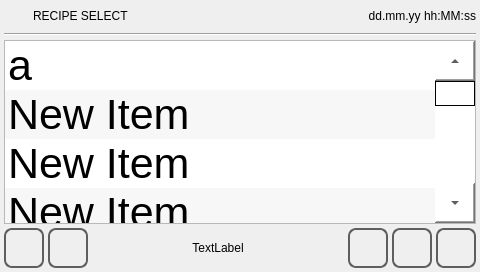
<?xml version="1.0" encoding="UTF-8"?>
<ui version="4.0">
 <class>recipe_select</class>
 <widget class="QWidget" name="recipe_select">
  <property name="geometry">
   <rect>
    <x>0</x>
    <y>0</y>
    <width>480</width><height>272</height>
   </rect>
  </property>
  <property name="minimumSize">
   <size>
    <width>0</width>
    <height>0</height>
   </size>
  </property>
  <property name="maximumSize">
   <size>
    <width>16777215</width>
    <height>16777215</height>
   </size>
  </property>
  <property name="windowTitle">
   <string>recipe_select</string>
  </property>
  <property name="styleSheet">
   <string notr="true">QPushButton
{
	font: 20pt &quot;Ubuntu&quot;;
}</string>
  </property>
  <layout class="QVBoxLayout" name="verticalLayout">
   <property name="spacing">
    <number>4</number>
   </property>
   <property name="margin">
    <number>4</number>
   </property>
   <item>
    <layout class="QHBoxLayout" name="horizontalLayout">
     <property name="sizeConstraint">
      <enum>QLayout::SetMinimumSize</enum>
     </property>
     <item>
      <widget class="QLabel" name="labelIcon">
       <property name="minimumSize">
        <size>
         <width>25</width>
         <height>25</height>
        </size>
       </property>
       <property name="maximumSize">
        <size>
         <width>25</width>
         <height>25</height>
        </size>
       </property>
       <property name="focusPolicy">
        <enum>Qt::NoFocus</enum>
       </property>
       <property name="styleSheet">
        <string notr="true">border-image: url(:/systemicons/img/Script.png);</string>
       </property>
       <property name="text">
        <string/>
       </property>
      </widget>
     </item>
     <item>
      <widget class="QLabel" name="labelTitle">
       <property name="sizePolicy">
        <sizepolicy hsizetype="Preferred" vsizetype="Fixed">
         <horstretch>0</horstretch>
         <verstretch>0</verstretch>
        </sizepolicy>
       </property>
       <property name="focusPolicy">
        <enum>Qt::NoFocus</enum>
       </property>
       <property name="text">
        <string>RECIPE SELECT</string>
       </property>
      </widget>
     </item>
     <item>
      <widget class="QLabel" name="labelUserName">
       <property name="text">
        <string/>
       </property>
      </widget>
     </item>
     <item>
      <widget class="QLabel" name="labelDataOra">
       <property name="sizePolicy">
        <sizepolicy hsizetype="Preferred" vsizetype="Fixed">
         <horstretch>0</horstretch>
         <verstretch>0</verstretch>
        </sizepolicy>
       </property>
       <property name="focusPolicy">
        <enum>Qt::NoFocus</enum>
       </property>
       <property name="text">
        <string>dd.mm.yy hh:MM:ss</string>
       </property>
       <property name="alignment">
        <set>Qt::AlignRight|Qt::AlignTrailing|Qt::AlignVCenter</set>
       </property>
      </widget>
     </item>
    </layout>
   </item>
   <item>
    <widget class="Line" name="line">
     <property name="focusPolicy">
      <enum>Qt::NoFocus</enum>
     </property>
     <property name="orientation">
      <enum>Qt::Horizontal</enum>
     </property>
    </widget>
   </item>
   <item>
    <widget class="QListWidget" name="listWidget">
     <property name="font">
      <font>
       <family>Ubuntu</family>
       <pointsize>32</pointsize>
       <weight>50</weight>
       <italic>false</italic>
       <bold>false</bold>
      </font>
     </property>
     <property name="focusPolicy">
      <enum>Qt::NoFocus</enum>
     </property>
     <property name="styleSheet">
      <string notr="true">QListWidget
{
	font: 32pt &quot;Ubuntu&quot;;
}
QScrollBar:vertical
{
        border-top: 40px solid #999999;
        border-bottom: 40px solid #999999;
        background:white;
        width:40px;    
        margin: 0px 0px 0px 0px;
}
QScrollBar::handle:vertical 
{
        border: 1px solid black;
	    background: rgb(255, 255, 255);
        min-height: 10px;
}
QScrollBar::add-line:vertical
{
        height: 40px;
	    background: rgb(255, 255, 255);
        subcontrol-position: bottom;
        subcontrol-origin: margin;
	image: url(:/systemicons/img/Down.png);
}
QScrollBar::sub-line:vertical 
{
       height: 40px;
	    background: rgb(255, 255, 255);
        subcontrol-position: top;
	    subcontrol-origin: margin;
	image: url(:/systemicons/img/Up.png);
}</string>
     </property>
     <property name="verticalScrollBarPolicy">
      <enum>Qt::ScrollBarAlwaysOn</enum>
     </property>
     <property name="alternatingRowColors">
      <bool>true</bool>
     </property>
     <item>
      <property name="text">
       <string>a</string>
      </property>
     </item>
     <item>
      <property name="text">
       <string>New Item</string>
      </property>
     </item>
     <item>
      <property name="text">
       <string>New Item</string>
      </property>
     </item>
     <item>
      <property name="text">
       <string>New Item</string>
      </property>
     </item>
     <item>
      <property name="text">
       <string>New Item</string>
      </property>
     </item>
     <item>
      <property name="text">
       <string>New Item</string>
      </property>
     </item>
     <item>
      <property name="text">
       <string>New Item</string>
      </property>
     </item>
     <item>
      <property name="text">
       <string>New Item</string>
      </property>
     </item>
     <item>
      <property name="text">
       <string>New Item</string>
      </property>
     </item>
     <item>
      <property name="text">
       <string>New Item</string>
      </property>
     </item>
     <item>
      <property name="text">
       <string>New Item</string>
      </property>
     </item>
     <item>
      <property name="text">
       <string>z</string>
      </property>
     </item>
    </widget>
   </item>
   <item>
    <layout class="QHBoxLayout" name="horizontalLayout_2">
     <item>
      <widget class="QPushButton" name="pushButtonHome">
       <property name="sizePolicy">
        <sizepolicy hsizetype="Minimum" vsizetype="Fixed">
         <horstretch>60</horstretch>
         <verstretch>60</verstretch>
        </sizepolicy>
       </property>
       <property name="minimumSize">
        <size>
         <width>40</width>
         <height>40</height>
        </size>
       </property>
       <property name="maximumSize">
        <size>
         <width>40</width>
         <height>40</height>
        </size>
       </property>
       <property name="focusPolicy">
        <enum>Qt::NoFocus</enum>
       </property>
       <property name="styleSheet">
        <string notr="true">QPushButton
{
border: 2px solid  rgb(94, 94, 94);
border-radius: 8px;
qproperty-icon: url(:/systemicons/img/Home.png);
qproperty-iconSize: 24px 24px;
qproperty-focusPolicy: NoFocus;
}
QPushButton:pressed
{
border: 2px solid  rgb(194, 194, 194);
background-color:  rgb(255, 255, 127);
}
QPushButton:disabled
{
border: 2px solid  rgb(194, 194, 194);
}
</string>
       </property>
       <property name="text">
        <string/>
       </property>
      </widget>
     </item>
     <item>
      <widget class="QPushButton" name="pushButtonBack">
       <property name="sizePolicy">
        <sizepolicy hsizetype="Minimum" vsizetype="Fixed">
         <horstretch>60</horstretch>
         <verstretch>60</verstretch>
        </sizepolicy>
       </property>
       <property name="minimumSize">
        <size>
         <width>40</width>
         <height>40</height>
        </size>
       </property>
       <property name="maximumSize">
        <size>
         <width>40</width>
         <height>40</height>
        </size>
       </property>
       <property name="focusPolicy">
        <enum>Qt::NoFocus</enum>
       </property>
       <property name="styleSheet">
        <string notr="true">QPushButton
{
border: 2px solid  rgb(94, 94, 94);
border-radius: 8px;
qproperty-icon: url(:/systemicons/img/Go_back.png);
qproperty-iconSize: 24px 24px;
qproperty-focusPolicy: NoFocus;
}
QPushButton:pressed
{
border: 2px solid  rgb(194, 194, 194);
background-color:  rgb(255, 255, 127);
}
QPushButton:disabled
{
border: 2px solid  rgb(194, 194, 194);
}
</string>
       </property>
       <property name="text">
        <string/>
       </property>
      </widget>
     </item>
     <item>
      <widget class="QLabel" name="labelLoading">
       <property name="sizePolicy">
        <sizepolicy hsizetype="Expanding" vsizetype="Preferred">
         <horstretch>0</horstretch>
         <verstretch>0</verstretch>
        </sizepolicy>
       </property>
       <property name="text">
        <string>TextLabel</string>
       </property>
       <property name="alignment">
        <set>Qt::AlignCenter</set>
       </property>
      </widget>
     </item>
     <item>
      <widget class="QPushButton" name="pushButtonDelete">
       <property name="minimumSize">
        <size>
         <width>40</width>
         <height>40</height>
        </size>
       </property>
       <property name="maximumSize">
        <size>
         <width>40</width>
         <height>40</height>
        </size>
       </property>
       <property name="styleSheet">
        <string notr="true">QPushButton
{
border: 2px solid  rgb(94, 94, 94);
border-radius: 8px;
qproperty-icon: url(:/systemicons/img/Delete.png);
qproperty-iconSize: 24px 24px;
qproperty-focusPolicy: NoFocus;
}
QPushButton:pressed
{
border: 2px solid  rgb(194, 194, 194);
background-color:  rgb(255, 255, 127);
}
QPushButton:disabled
{
border: 2px solid  rgb(194, 194, 194);
}
</string>
       </property>
       <property name="text">
        <string/>
       </property>
      </widget>
     </item>
     <item>
      <widget class="QPushButton" name="pushButtonView">
       <property name="sizePolicy">
        <sizepolicy hsizetype="Minimum" vsizetype="Fixed">
         <horstretch>60</horstretch>
         <verstretch>60</verstretch>
        </sizepolicy>
       </property>
       <property name="minimumSize">
        <size>
         <width>40</width>
         <height>40</height>
        </size>
       </property>
       <property name="maximumSize">
        <size>
         <width>40</width>
         <height>40</height>
        </size>
       </property>
       <property name="focusPolicy">
        <enum>Qt::NoFocus</enum>
       </property>
       <property name="styleSheet">
        <string notr="true">QPushButton
{
border: 2px solid  rgb(94, 94, 94);
border-radius: 8px;
qproperty-icon: url(:/systemicons/img/Display.png);
qproperty-iconSize: 24px 24px;
qproperty-focusPolicy: NoFocus;
}
QPushButton:pressed
{
border: 2px solid  rgb(194, 194, 194);
background-color:  rgb(255, 255, 127);
}
QPushButton:disabled
{
border: 2px solid  rgb(194, 194, 194);
}
</string>
       </property>
       <property name="text">
        <string/>
       </property>
      </widget>
     </item>
     <item>
      <widget class="QPushButton" name="pushButtonSaveUSB">
       <property name="minimumSize">
        <size>
         <width>40</width>
         <height>40</height>
        </size>
       </property>
       <property name="maximumSize">
        <size>
         <width>40</width>
         <height>40</height>
        </size>
       </property>
       <property name="styleSheet">
        <string notr="true">QPushButton
{
border: 2px solid  rgb(94, 94, 94);
border-radius: 8px;
qproperty-icon: url(:/systemicons/img/Flash_drive.png);
qproperty-iconSize: 24px 24px;
qproperty-focusPolicy: NoFocus;
}
QPushButton:pressed
{
border: 2px solid  rgb(194, 194, 194);
background-color:  rgb(255, 255, 127);
}
QPushButton:disabled
{
border: 2px solid  rgb(194, 194, 194);
}
</string>
       </property>
       <property name="text">
        <string/>
       </property>
      </widget>
     </item>
    </layout>
   </item>
  </layout>
 </widget>
 <resources/>
 <connections/>
</ui>
